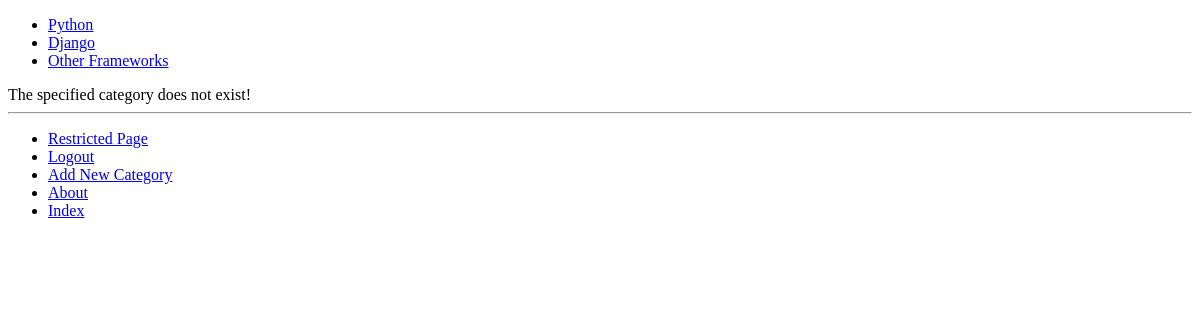
/rango/category/pascal/add_page/ (signed in), run on an earlier commit of the app's database.
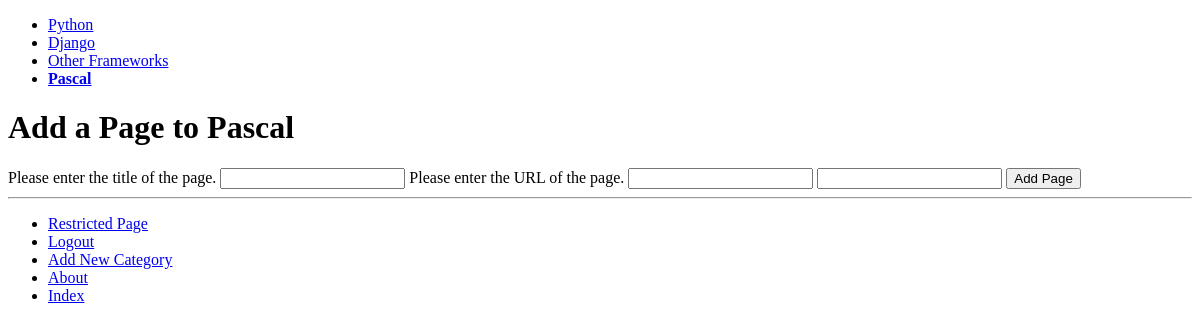
And on a later commit of the database.
### rango/models.py (models this page shows, shortened)
class Category(models.Model):
    name = models.CharField(max_length = 128, unique = True)
    views = models.IntegerField(default = 0)
    likes = models.IntegerField(default = 0)
    slug = models.SlugField(unique=True)
    class Meta:
        verbose_name_plural = 'Categories'

### rango/views.py (the view, shortened to what this page needs)
# urls.py: url(r'^category/(?P<category_name_slug>[\w\-]+)/add_page/$',
@login_required
def add_page(request, category_name_slug):
    try:
        category = Category.objects.get(slug=category_name_slug)
    except Category.DoesNotExist:
        category = None
    form = PageForm()
    context_dict = {'form':form, 'category':category}
    return render(request, 'rango/add_page.html', context_dict)

### rango/forms.py (shortened to what this page needs)
class PageForm(forms.ModelForm):
    title = forms.CharField(max_length=128, help_text="Please enter the title of the page.")
    url = forms.URLField(max_length=200, help_text="Please enter the URL of the page.")
    views = forms.IntegerField(widget=forms.HiddenInput(), initial=0)
    class Meta:
        model = Page
        exclude = ('category',)

### rango/templatetags/rango_template_tags.py (called while the page is built)
@register.inclusion_tag('rango/cats.html')
def get_category_list(cat=None):
    return {'cats': Category.objects.all(), 'act_cat': cat}

### templates/rango/add_page.html (shortened to what this page needs)
<!DOCTYPE html>
{% extends 'rango/base.html' %}
{% block body_block %}
  {% if category %}
  <h1>Add a Page to {{category.name}}</h1>
    <form id="page_form" method="post" action="/rango/category/{{ category.slug }}/add_page/">
        {% for field in form.visible_fields %}
            {{ field.help_text }}
            {{ field }}
        {% endfor %}
        <input type="submit" name="submit" value="Add Page" />
    </form>
    {% else %}
    The specified category does not exist!
    {% endif%}
{% endblock %}

### templates/rango/cats.html
<ul>
  {% if cats %}
    {% for c in cats %}
      {% if c == act_cat %}
      <li>
        <strong> <a href="{% url 'show_category' c.slug %}">{{ c.name }}</a></strong>
      </li>
      {% else %}
        <li>
          <a href="{% url 'show_category' c.slug %}">{{ c.name }}</a> </li>
        {% endif %}
      {% endfor %}
    {% else %}
    <li>
      <strong>There are no categories present.</strong>
    </li>
  {% endif %}
</ul>

What changed in the data, as far as the page shows it:
added Category: name "Pascal"
Also different on the page:
form field submit: (not shown) → "Add Page"
text no longer shown: "The specified category does not exist!"
text now shown: "Add a Page to"
new list line: "Please enter the title of the page. "
new list line: "Please enter the URL of the page. "
